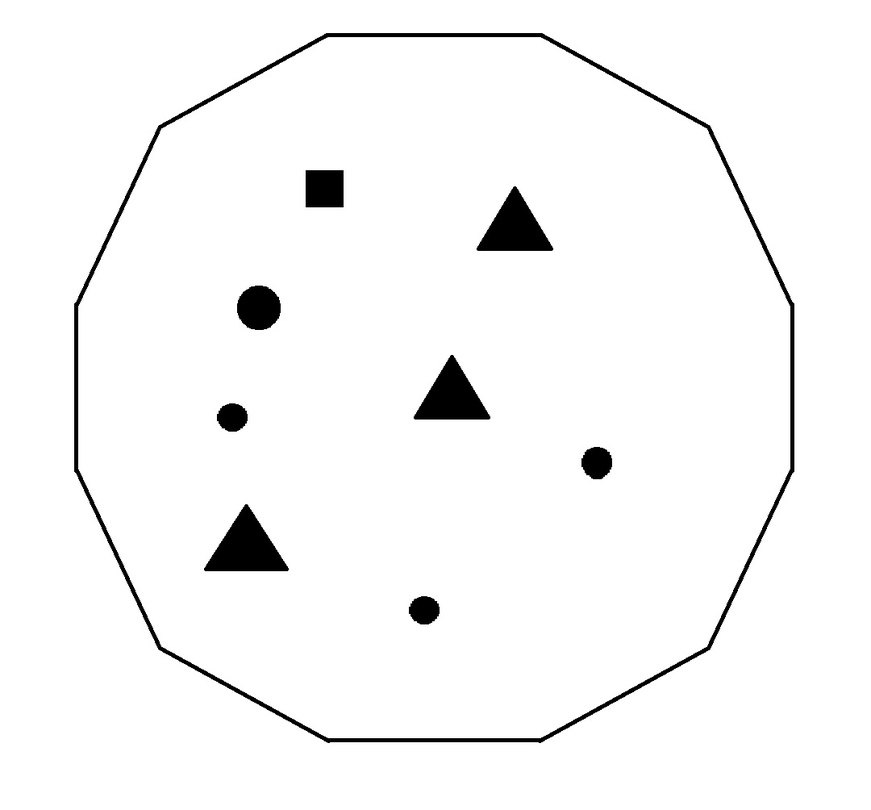
%> input picture Algorithm/test_planes/test_1.JPG, 871 x 810 px, shrunk from 1080 x 1004 before the run
$ octave tests_for_slam.m   (GNU Octave 9; MATLAB toolbox functions it lacks are replaced by stand-ins)
%> lines starting %> are read from the running program, lines starting %| are printed output that depends on the picture
%%
test_1 = imread('test_1.JPG');
%> test_1 is the input picture: size 810x871x3 uint8; min 0, max 255, mean 246.8
test_2 = imread('test_2.JPG');
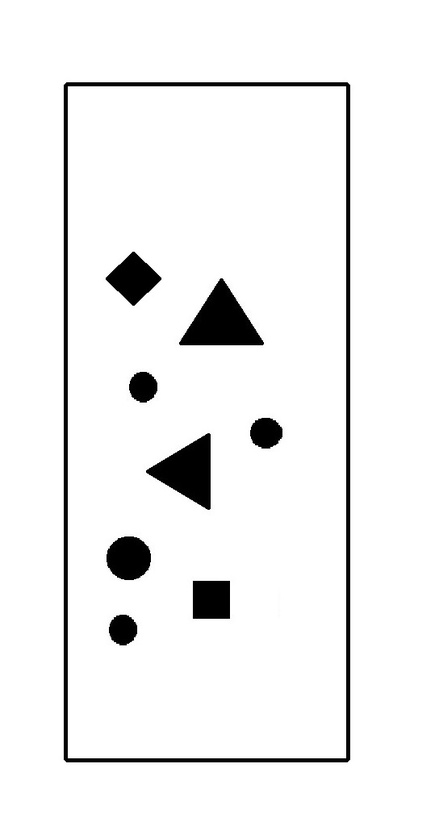
%> input picture Algorithm/test_planes/test_2.JPG, 439 x 839 px, shrunk from 544 x 1040 before the run
%> test_2 is the input picture: size 839x439x3 uint8; min 0, max 255, mean 241.1
test_3 = imread('test_3.JPG');
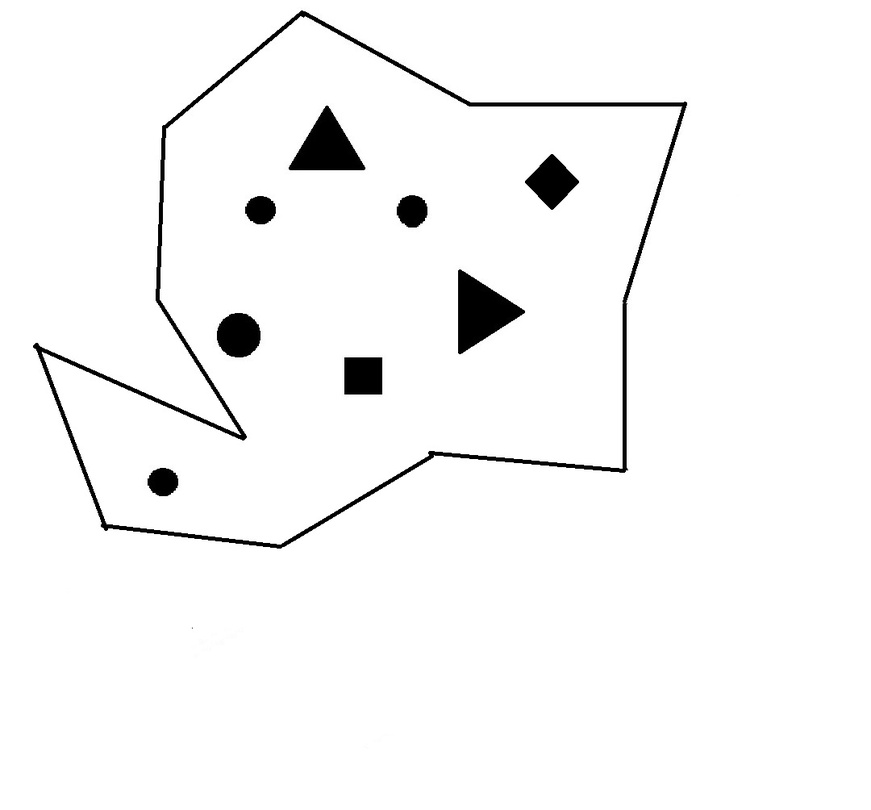
%> input picture Algorithm/test_planes/test_3.JPG, 871 x 810 px, shrunk from 1080 x 1004 before the run
%> test_3 is the input picture: size 810x871x3 uint8; min 0, max 255, mean 247.2
test_4 = imread('test_4.JPG');
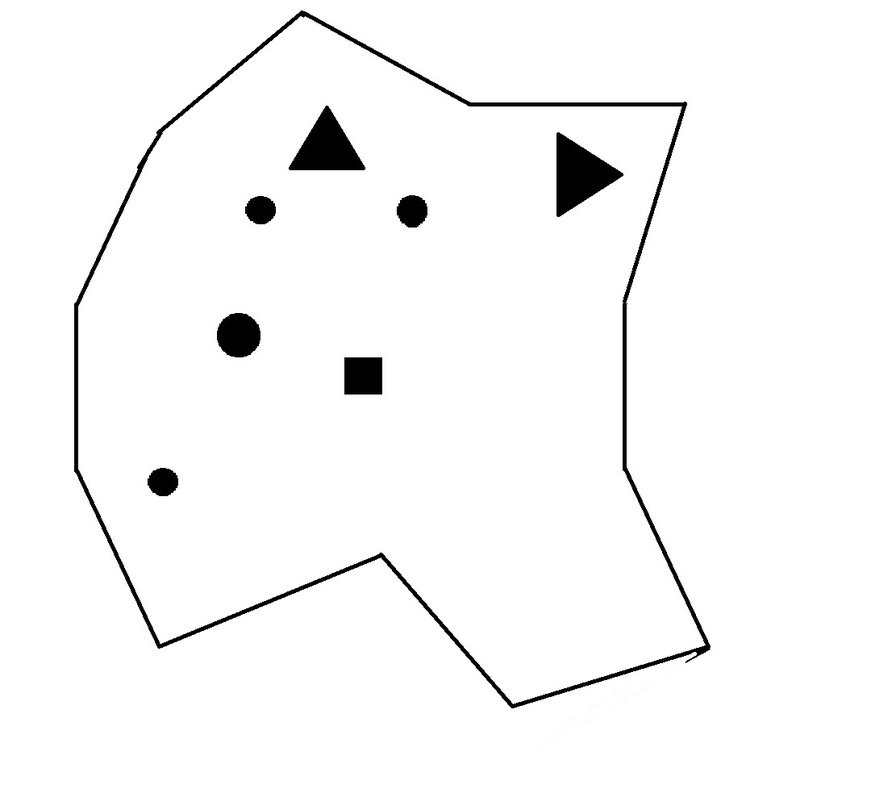
%> input picture Algorithm/test_planes/test_4.JPG, 871 x 810 px, shrunk from 1080 x 1004 before the run
%> test_4 is the input picture: size 810x871x3 uint8; min 0, max 255, mean 247.6
test_5 = imread('test_5.JPG');
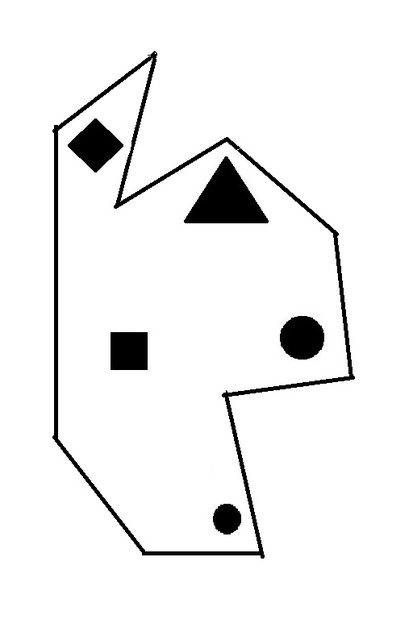
%> input picture Algorithm/test_planes/test_5.JPG, 413 x 632 px, shrunk from 512 x 784 before the run
%> test_5 is the input picture: size 632x413x3 uint8; min 0, max 255, mean 240.8
test_6 = imread('test_6.JPG');
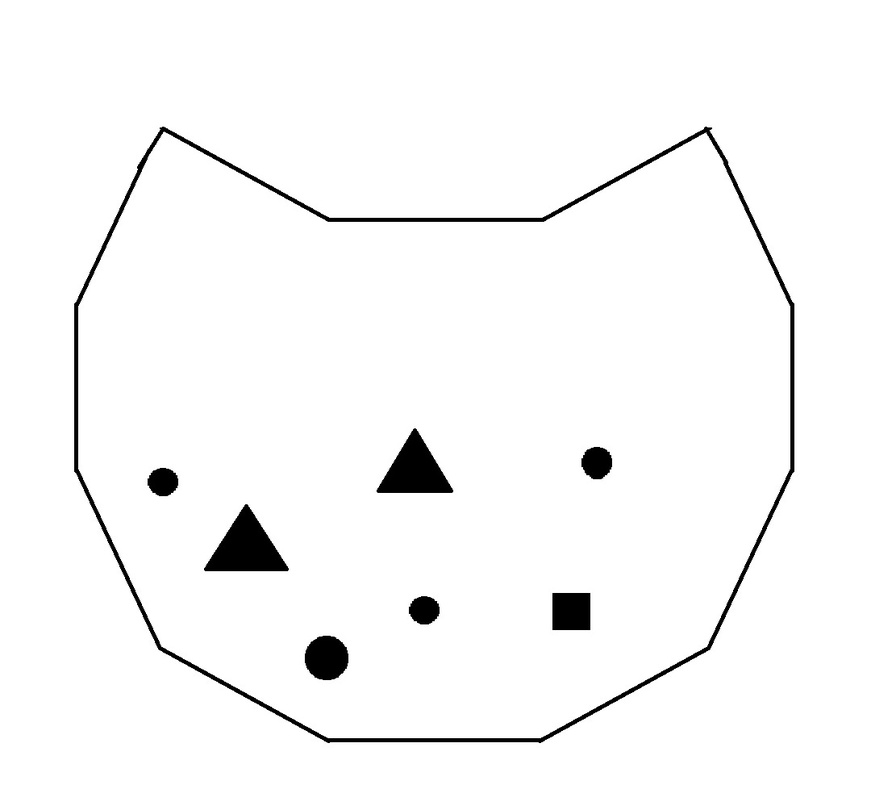
%> input picture Algorithm/test_planes/test_6.JPG, 871 x 810 px, shrunk from 1080 x 1004 before the run
%> test_6 is the input picture: size 810x871x3 uint8; min 0, max 255, mean 247.7
%> (the run ends here)
